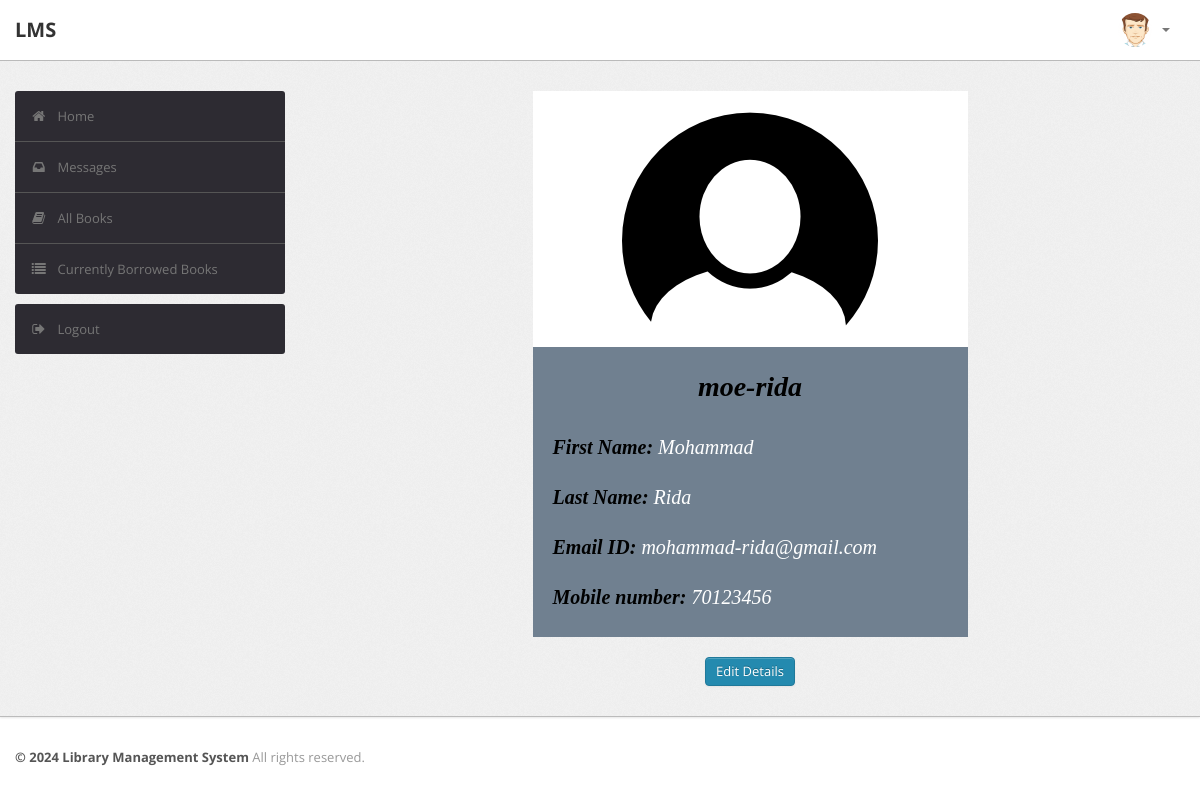
The app's page /student/index-student.php (signed in) with its own data.
### tables this page shows
CREATE TABLE IF NOT EXISTS `user` (
  `registerID` int NOT NULL AUTO_INCREMENT,
  `fname` varchar(25) NOT NULL,
  `lname` varchar(25) NOT NULL,
  `number` int NOT NULL,
  `dob` date NOT NULL,
  `password` varchar(225) NOT NULL,
  `gender` varchar(6) NOT NULL,
  `email` varchar(45) NOT NULL,
  `role` varchar(5) NOT NULL,
  `username` varchar(30) NOT NULL,
  PRIMARY KEY (`username`),
  UNIQUE KEY `registerID` (`registerID`)
);

### student/index-student.php (the view, shortened to what this page needs)
<?php
require('config.php');
?>
<?php
$checkusername=$_SESSION['username'];
$getUserSql = "SELECT * FROM `user` WHERE `username` = '$checkusername' AND role='user'";
$getUserResult = mysqli_query($con, $getUserSql);
if ((mysqli_num_rows($getUserResult) > 0)) {
    ?>
<!DOCTYPE html>
<html lang="en">
    <head>
        <link type="text/css" href="bootstrap/css/bootstrap.min.css" rel="stylesheet">
        <link type="text/css" href="bootstrap/css/bootstrap-responsive.min.css" rel="stylesheet">
        <link type="text/css" href="css/theme.css" rel="stylesheet">
        <link type="text/css" href="images/icons/css/font-awesome.css" rel="stylesheet">
    </head>
    <body>
        <div class="navbar navbar-fixed-top">
            <div class="navbar-inner">
                <div class="container">
                        <a class="brand" href="index-student.php">LMS </a>
                    <div class="nav-collapse collapse navbar-inverse-collapse">
                        <ul class="nav pull-right">
                            <li class="nav-user dropdown"><a href="#" class="dropdown-toggle" data-toggle="dropdown">
                                <img src="images/user.png" class="nav-avatar" />
                                <b class="caret"></b></a>
                            </li>
                        </ul>
                    </div>
                </div>
            </div>
        </div>
        <div class="wrapper">
            <div class="container">
                <div class="row">
                    <div class="span3">
                        <div class="sidebar">
                            <ul class="widget widget-menu unstyled">
                                <li class="active"><a href="index-student.php"><i class="menu-icon icon-home"></i>Home
                                </a></li>
                                 <li><a href="message.php"><i class="menu-icon icon-inbox"></i>Messages</a>
                                </li>
                                <li><a href="book.php"><i class="menu-icon icon-book"></i>All Books </a></li>
                                <li><a href="current-borrowedbooks.php"><i class="menu-icon icon-list"></i>Currently Borrowed Books </a></li>
                            </ul>
                            <ul class="widget widget-menu unstyled">
                                <li><a href="logout.php"><i class="menu-icon icon-signout"></i>Logout </a></li>
                            </ul>
                        </div>
                    </div>
                    <div class="span9">
                    	<center>
                           	<div class="card" style="width: 50%;">
                    			<img class="card-img-top" src="images/profile2.png" alt="Card image cap">
                    			<div class="card-body">
                                <?php
                                $username = $_SESSION['username'];
                                $sql="select * from user where username = '$username'";
                                $result = mysqli_query($con, $sql);
                                $row=$result->fetch_assoc();
                                $fname=$row['fname'];
                                $lname=$row['lname'];
                                $email=$row['email'];
                                $mobno=$row['number'];
                                ?>
                    				<i>
                    				<h1 class="card-title"><center><?php echo $username ?></center></h1>
                    				<br>
                    				<p><b>First Name: </b><?php echo $fname ?></p>
                    				<br>
                    				<p><b>Last Name: </B><?php echo $lname ?></p>
                    				<br>
                                                <p><b>Email ID: </B><?php echo $email ?></p>
                    				<br>
                    				<p><b>Mobile number: </b><?php echo $mobno ?></p>
                                </i>
                    			</div>
                    		</div>
                            <br>
                            <a href="edit-student-details.php" class="btn btn-primary">Edit Details</a>
      					</center>
                    </div>
                </div>
            </div>
        </div>
<div class="footer">
            <div class="container">
                <b class="copyright">&copy; 2024 Library Management System </b>All rights reserved.
            </div>
        </div>
    </body>
</html>
<?php }
else {
    echo "<script type='text/javascript'>alert('Access Denied!!!')</script>";
} ?>

### student/css/theme.css (style rules this page uses)
body { font-size: 13px; font-family: 'Open Sans', Arial, sans-serif; background: #fff; color: #777 }
h1, h2, h3, h4, h5, h6 { color: #333; margin-top: 0 }
h1 { font-size: 28px }
strong, b { color: #555 }
.wrapper { background: url(../images/bg.png) #eee; border-bottom: 1px solid #bbb; -webkit-box-shadow: 0 1px 2px rgba(0,0,0,0.1); -moz-box-shadow: 0 1px 2px rgba(0,0,0,0.1); box-shadow: 0 1px 2px rgba(0,0,0,0.1); padding: 30px 0 }
.footer { color: #999; padding: 30px 0 60px }
body [class^="icon-"], body [class*=" icon-"] { font-size: 14px; line-height: 20px; height: 20px }
.navbar { position: static!important; margin: 0!important }
.navbar .navbar-inner { background: #fff; border-bottom: 1px solid #bbb; -webkit-box-shadow: 0 1px 2px rgba(0,0,0,0.15); -moz-box-shadow: 0 1px 2px rgba(0,0,0,0.15); box-shadow: 0 1px 2px rgba(0,0,0,0.15) }
.navbar .brand { color: #333; font-weight: bold; font-size: 20px; margin-right: 20px; padding: 20px }
.navbar .nav>li>a { padding: 20px 15px; font-weight: bold; color: #777 }
.nav-user>a { height: 20px }
.nav-avatar { width: 34px; height: 34px; margin: -7px 5px 0 0; -webkit-border-radius: 50%; -moz-border-radius: 50%; border-radius: 50% }
.btn, .btn-box { -webkit-border-radius: 3px; -moz-border-radius: 3px; border-radius: 3px }
.btn { font-size: 13px; font-weight: 600 }
.btn { display: inline-block; margin-bottom: 0; font-weight: 400; text-align: center; vertical-align: middle; cursor: pointer; background-image: none; border: 1px solid transparent; white-space: nowrap; padding: 4px 10px; font-size: 13px; line-height: 1.42857; border-radius: 4px; -webkit-user-select: none; -moz-user-select: none; -ms-user-select: none; user-select: none }
.btn-primary { color: #fff; background-color: #248aaf; border-color: #20799a }
.widget-menu { background: #fff; -webkit-border-radius: 3px; -moz-border-radius: 3px; border-radius: 3px; overflow: hidden }
.widget-menu a { color: #555; display: block; line-height: 20px; padding: 15px; text-decoration: none!important }
.widget-menu .menu-icon { margin-right: 10px; color: #767676; -webkit-transition: all .2s ease-in-out; -moz-transition: all .2s ease-in-out; transition: all .2s ease-in-out; }
.widget-menu>li+li { border-top: 1px solid #555 }
.widget-menu>li>a { background-color: #2d2b32; color: #767676; -webkit-transition: all .2s ease-in-out; -moz-transition: all .2s ease-in-out; transition: all .2s ease-in-out; }
.card { border: 2px; font-family: "Times New Roman", Times, serif; background: rgb(255, 255, 255); }
.card-body { padding: 20px; background: rgb(112, 128, 144); text-align: left; color: rgb(255, 255, 255); }
.card-body p { font-size: 20px; }
.card-body h1 { color: rgb(0, 0, 0); }
.card-body b { color: rgb(0, 0 , 0); }

### records on screen
user: fname "Mohammad", lname "Rida", email "mohammad-rida@gmail.com", number "70123456"

### other values on screen
$username "moe-rida"
